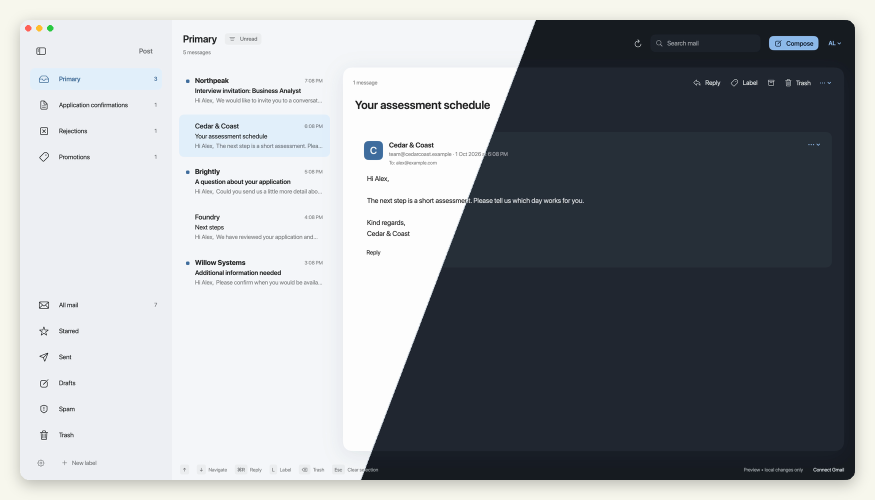
#> input picture docs/media/appearance.png, 1750 x 1000 px, given in place of 01-inbox.png, which was not available (shown at 1/2 size)
$ python render-demos.py
#> lines starting #> are read from the running program, lines starting #| are printed output that depends on the picture; pictures that were not available may be replaced by others from this repository, and a replacement may not be noted
#!/usr/bin/env python3
"""Render captioned walkthroughs from privacy-safe Post Demo window captures."""
from pathlib import Path
import subprocess
from PIL import Image, ImageDraw, ImageFont

root = Path(__file__).resolve().parent.parent
frames = root / 'docs/demo-frames'
media = root / 'docs/media'
clips = root / '.build/demo-clips'
media.mkdir(parents=True, exist_ok=True)
clips.mkdir(parents=True, exist_ok=True)
font = '/System/Library/Fonts/SFNS.ttf'

def run(args):
    subprocess.run(['ffmpeg', '-hide_banner', '-loglevel', 'error', '-y', *args], check=True)

def video(name, scenes):
#> called with name = 'mailbox-demo'
    paths = []
    for index, (frame, caption) in enumerate(scenes):
        image = Image.open(frames / frame).convert('RGB')
#> image is the input picture: PIL image 1750x1000 RGB; mean R, G, B 150.1, 154, 158.2
        image = image.crop((0, 56, image.width, image.height))
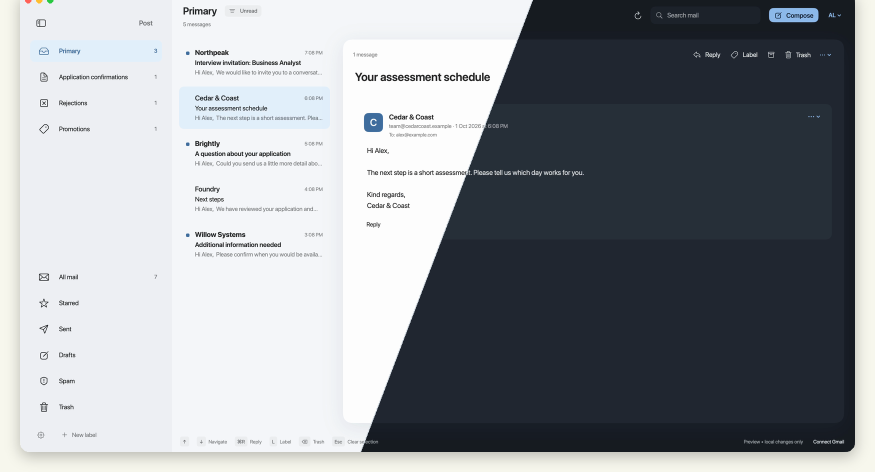
#> image: PIL image 1750x944 RGB (shown at 1/2 size); mean R, G, B 146, 150.1, 154.9
        image.thumbnail((1440, 840), Image.Resampling.LANCZOS)
#> image: PIL image 1440x777 RGB
        canvas = Image.new('RGB', (1440, 900), '#111820')
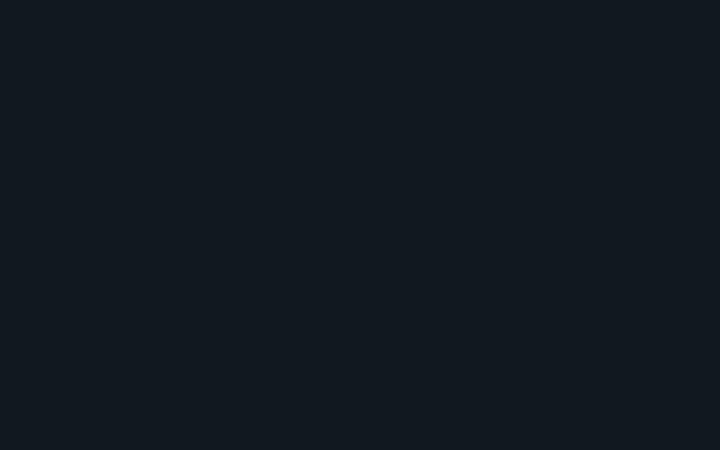
#> canvas: PIL image 1440x900 RGB (shown at 1/2 size); mean R, G, B 17, 24, 32
        canvas.paste(image, ((1440-image.width)//2, 0))
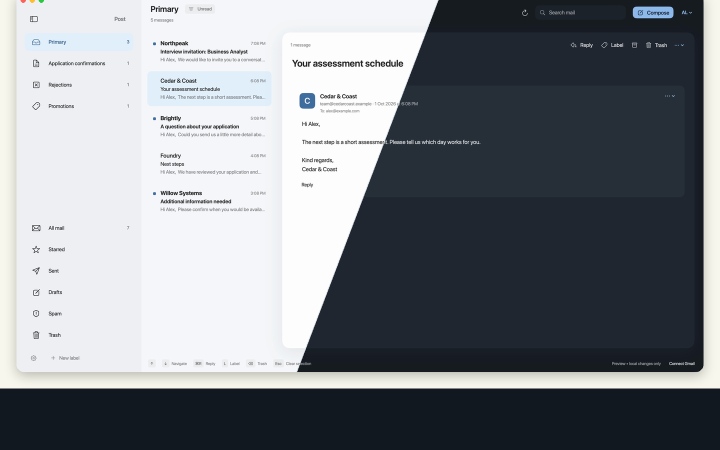
#> canvas: PIL image 1440x900 RGB (shown at 1/2 size); mean R, G, B 128.4, 132.8, 138.1
        draw = ImageDraw.Draw(canvas)
        face = ImageFont.truetype(font, 23)
        draw.text((720, 872), caption, font=face, fill='white', anchor='mm')
        scene = clips / f'{name}-{index}.png'
        canvas.save(scene)
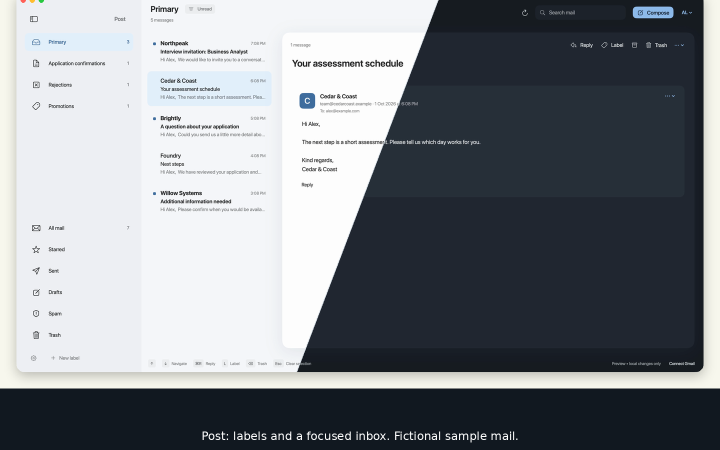
#> saved as mailbox-demo-0.png: PIL image 1440x900 RGB (shown at 1/2 size); mean R, G, B 128.9, 133.4, 138.6
        output = clips / f'{name}-{index}.mp4'
        run(['-loop', '1', '-i', str(scene), '-t', '4', '-r', '24',
             '-c:v', 'libx264', '-crf', '22', '-pix_fmt', 'yuv420p', '-threads', '2', str(output)])
        paths.append(output)
#> pass 2 of the loop in video, `for index, (frame, caption) in enumerate(scenes):`:
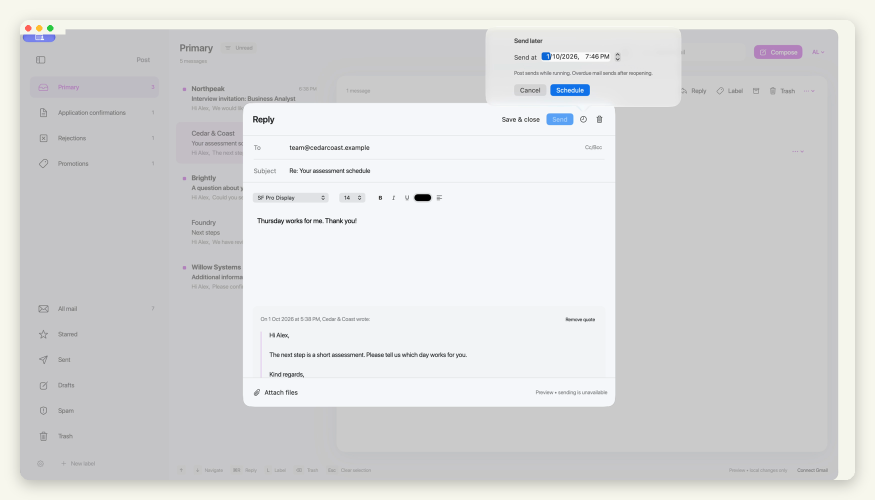
#> input picture docs/media/scheduled-send.png, 1750 x 1000 px, given in place of 02-thread.png, which was not available (shown at 1/2 size)
#> in video, image is the input picture: PIL image 1750x1000 RGB; mean R, G, B 216.2, 216.8, 217
#> in video, `image = image.crop((0, 56, image.width, image.height))`:
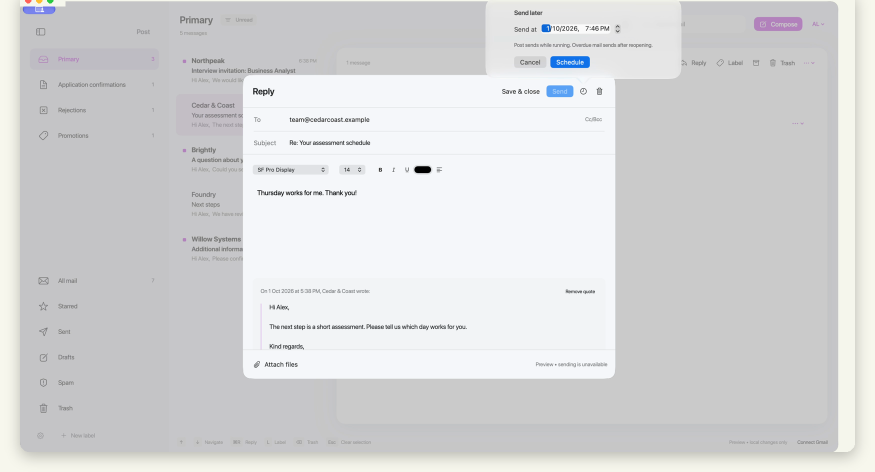
#> image: PIL image 1750x944 RGB (shown at 1/2 size); mean R, G, B 214.5, 215.2, 216.1
#> in video, `canvas.save(scene)`:
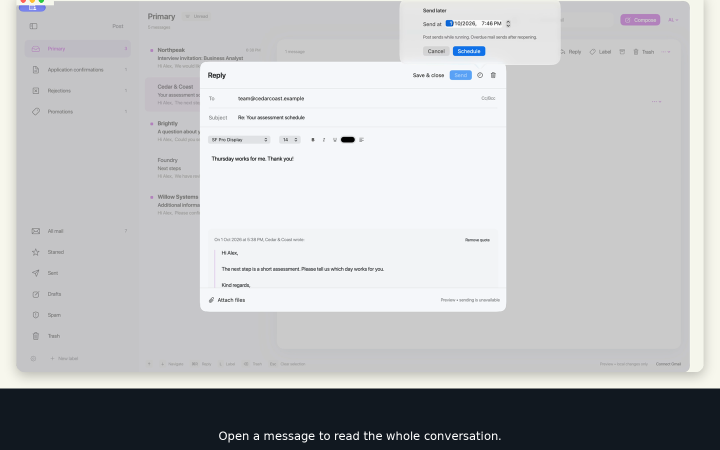
#> saved as mailbox-demo-1.png: PIL image 1440x900 RGB (shown at 1/2 size); mean R, G, B 188, 189.5, 191.4
    manifest = clips / f'{name}.txt'
    manifest.write_text(''.join("file '" + str(p).replace("'", "'\\''") + "'\n" for p in paths))
    run(['-f', 'concat', '-safe', '0', '-i', str(manifest), '-c', 'copy', '-movflags', '+faststart', str(media / f'{name}.mp4')])

#> (the run stopped early here; a loop or call above may not have finished)
